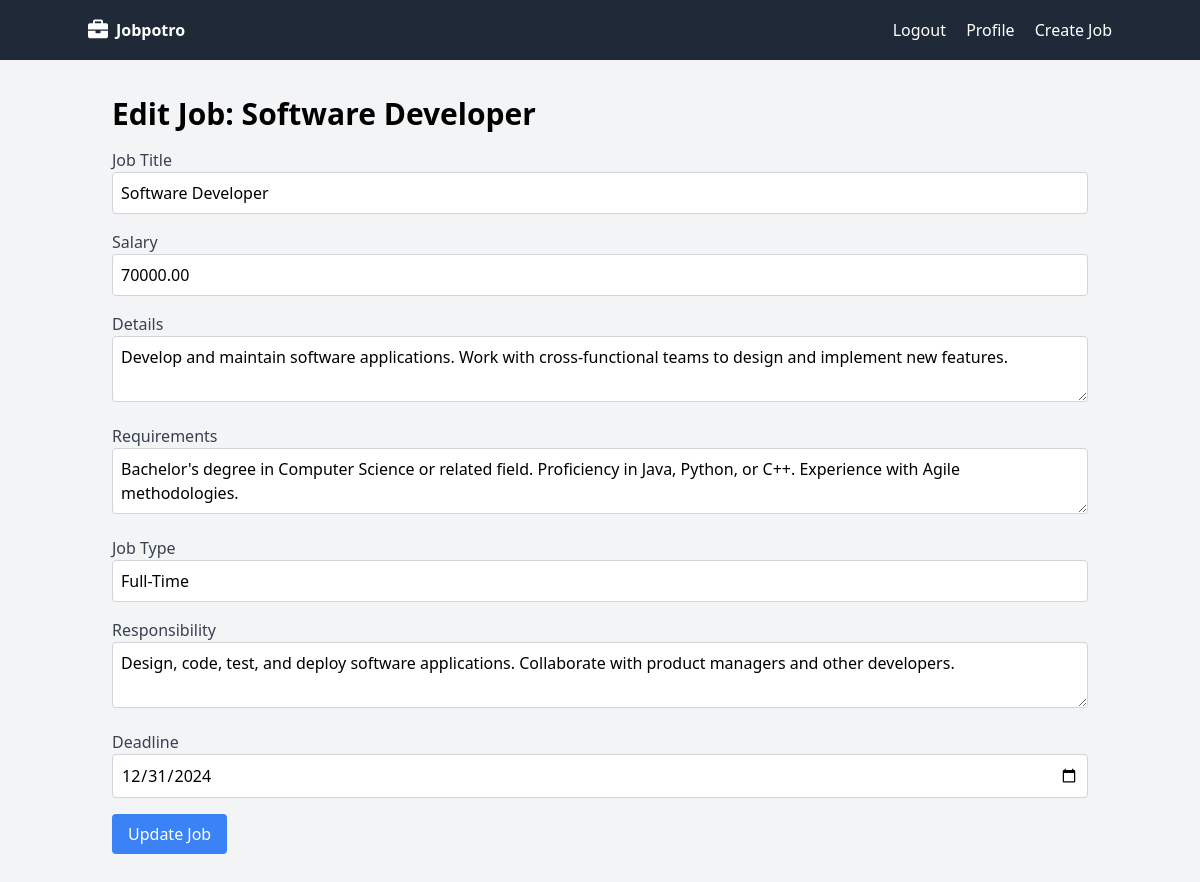
The app's page /edit.php?id=1 (signed in) with its own data.
### tables this page shows
CREATE TABLE `jobs` (
  `id` int(11) NOT NULL,
  `title` varchar(200) NOT NULL,
  `salary` decimal(10,2) NOT NULL,
  `details` text NOT NULL,
  `requirements` text DEFAULT NULL,
  `job_type` varchar(50) DEFAULT NULL,
  `responsibility` text DEFAULT NULL,
  `deadline` date DEFAULT NULL,
  `total_applied` int(11) DEFAULT 0,
  `created_by` int(11) DEFAULT NULL,
  `created_at` timestamp NOT NULL DEFAULT current_timestamp()
);

### edit.php (the view, shortened to what this page needs)
<?php
require('layout/header.php');
$connection = mysqli_connect('localhost', 'root', '', 'jobpotro');
$job_id = $_GET['id'];
$created_by = $_SESSION['user_id'];
$query = "SELECT * FROM jobs WHERE id = $job_id AND created_by = $created_by";
$result = mysqli_query($connection, $query);
$job = mysqli_fetch_assoc($result);
?>
<div class="container mx-auto p-6 my-3">
    <h1 class="text-3xl font-bold mb-4">Edit Job: <?php echo $job['title']; ?></h1>
    <form method="POST">
        <div class="mb-4">
            <label class="block text-gray-700">Job Title</label>
            <input type="text" name="title" value="<?php echo $job['title']; ?>" class="w-full p-2 border border-gray-300 rounded" required>
        </div>
        <div class="mb-4">
            <label class="block text-gray-700">Salary</label>
            <input type="text" name="salary" value="<?php echo $job['salary']; ?>" class="w-full p-2 border border-gray-300 rounded" required>
        </div>
        <div class="mb-4">
            <label class="block text-gray-700">Details</label>
            <textarea name="details" class="w-full p-2 border border-gray-300 rounded" required><?php echo $job['details']; ?></textarea>
        </div>
        <div class="mb-4">
            <label class="block text-gray-700">Requirements</label>
            <textarea name="requirements" class="w-full p-2 border border-gray-300 rounded"><?php echo $job['requirements']; ?></textarea>
        </div>
        <div class="mb-4">
            <label class="block text-gray-700">Job Type</label>
            <input type="text" name="job_type" value="<?php echo $job['job_type']; ?>" class="w-full p-2 border border-gray-300 rounded" required>
        </div>
        <div class="mb-4">
            <label class="block text-gray-700">Responsibility</label>
            <textarea name="responsibility" class="w-full p-2 border border-gray-300 rounded"><?php echo $job['responsibility']; ?></textarea>
        </div>
        <div class="mb-4">
            <label class="block text-gray-700">Deadline</label>
            <input type="date" name="deadline" value="<?php echo $job['deadline']; ?>" class="w-full p-2 border border-gray-300 rounded" required>
        </div>
        <button type="submit" class="bg-blue-500 text-white px-4 py-2 rounded">Update Job</button>
    </form>
</div>
<?php require('layout/footer.php'); ?>

### records on screen
jobs: title "Software Developer", salary "70000.00", details "Develop and maintain software applications. Work with cross-functional teams to design and implement new features.", requirements "Bachelor's degree in Computer Science or related field. Proficiency in Java, Python, or C++. Experience with Agile methodologies.", job_type "Full-Time", responsibility "Design, code, test, and deploy software applications. Collaborate with product managers and other developers.", deadline "12/31/2024"
